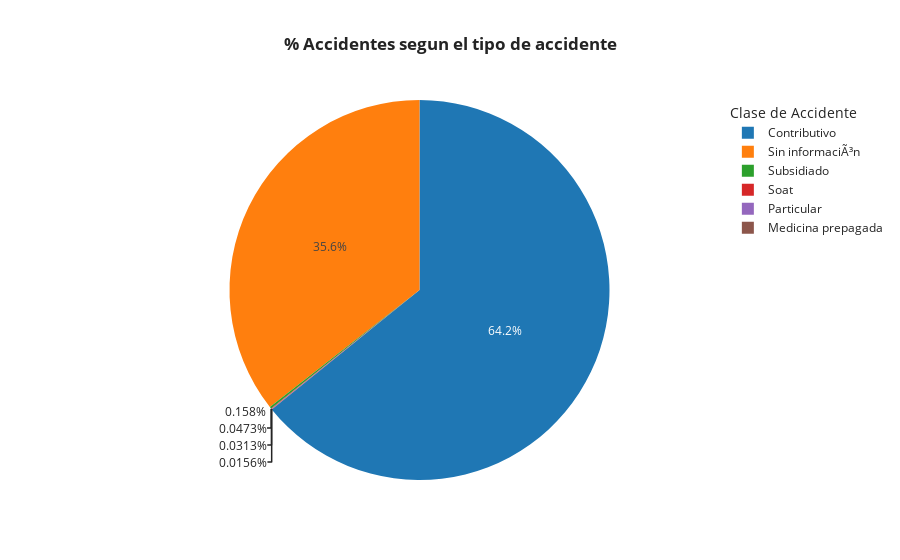

Notebook source saved alongside this figure:
### Code cell
fig = px.pie(df_egresos , values = 'NRODOC', names = 'REGIMEN AFILIACION', title = '<b>% Accidentes segun el tipo de accidente<b>')
# agregar detalles a la gráfica
fig.update_layout(
    template = 'simple_white',
    legend_title = 'Clase de Accidente',
    title_x = 0.5)

fig.show()

### Figure 1 — Plotly figure (JSON) as saved in the notebook; plotly's stock layout.template omitted (floating-point values rounded to 4 significant figures; data arrays with more than 128 entries replaced by an {"elided": "..."} marker saying what was removed)
{"data": [{"domain": {"x": [0, 1], "y": [0, 1]}, "hovertemplate": "REGIMEN AFILIACION=%{label}<br>NRODOC=%{value}<extra></extra>", "labels": {"elided": "6376 str values"}, "legendgroup": "", "name": "", "showlegend": true, "type": "pie", "values": {"elided": "6376 int values"}}], "layout": {"legend": {"title": {"text": "Clase de Accidente"}, "tracegroupgap": 0}, "title": {"text": "<b>% Accidentes segun el tipo de accidente<b>", "x": 0.5}}}
